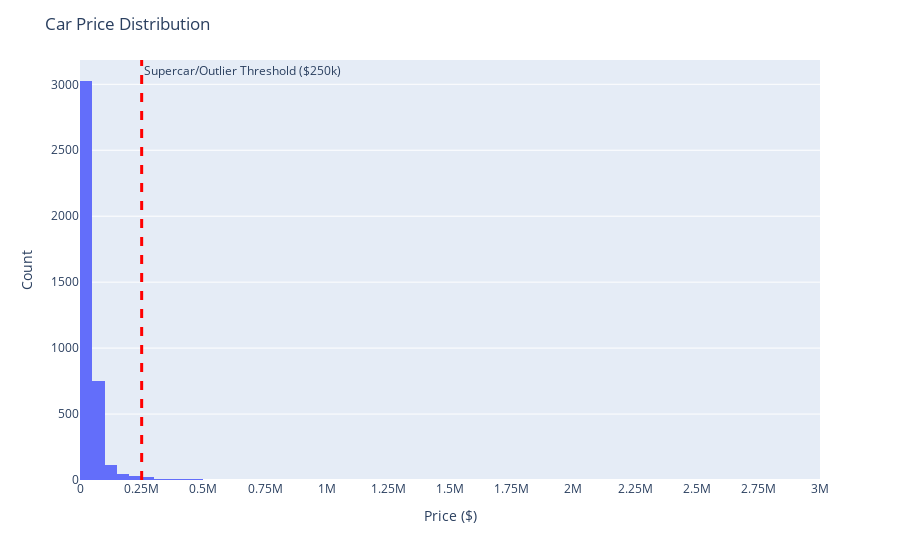

The notebook cell this image was saved under:
### Code cell
import pandas as pd
import plotly.express as px

df = pd.read_csv('cleaned_car_data.csv')

import plotly.graph_objects as go

fig = px.histogram(df, x='price', nbins=80)

# Add a vertical line at $250,000 to show cutoff for “regular cars”
fig.add_vline(
    x=250000,
    line_width=3,
    line_dash="dash",
    line_color="red",
    annotation_text="Supercar/Outlier Threshold ($250k)",
    annotation_position="top right"
)

fig.update_layout(
    title='Car Price Distribution',
    xaxis_title='Price ($)',
    yaxis_title='Count',
    xaxis=dict(tick0=0, dtick=250000)
)

fig.show()

### Figure 1 — Plotly figure (JSON) as saved in the notebook; plotly's stock layout.template omitted (floating-point values rounded to 4 significant figures; data arrays with more than 128 entries replaced by an {"elided": "..."} marker saying what was removed)
{"data": [{"alignmentgroup": "True", "bingroup": "x", "hovertemplate": "price=%{x}<br>count=%{y}<extra></extra>", "legendgroup": "", "marker": {"color": "#636efa", "pattern": {"shape": ""}}, "name": "", "nbinsx": 80, "offsetgroup": "", "orientation": "v", "showlegend": false, "type": "histogram", "x": {"elided": "4009 int values"}, "xaxis": "x", "yaxis": "y"}], "layout": {"annotations": [{"showarrow": false, "text": "Supercar/Outlier Threshold ($250k)", "x": 250000, "xanchor": "left", "xref": "x", "y": 1, "yanchor": "top", "yref": "y domain"}], "barmode": "relative", "legend": {"tracegroupgap": 0}, "margin": {"t": 60}, "shapes": [{"line": {"color": "red", "dash": "dash", "width": 3}, "type": "line", "x0": 250000, "x1": 250000, "xref": "x", "y0": 0, "y1": 1, "yref": "y domain"}], "title": {"text": "Car Price Distribution"}, "xaxis": {"anchor": "y", "domain": [0, 1], "dtick": 250000, "tick0": 0, "title": {"text": "Price ($)"}}, "yaxis": {"anchor": "x", "domain": [0, 1], "title": {"text": "Count"}}}}
